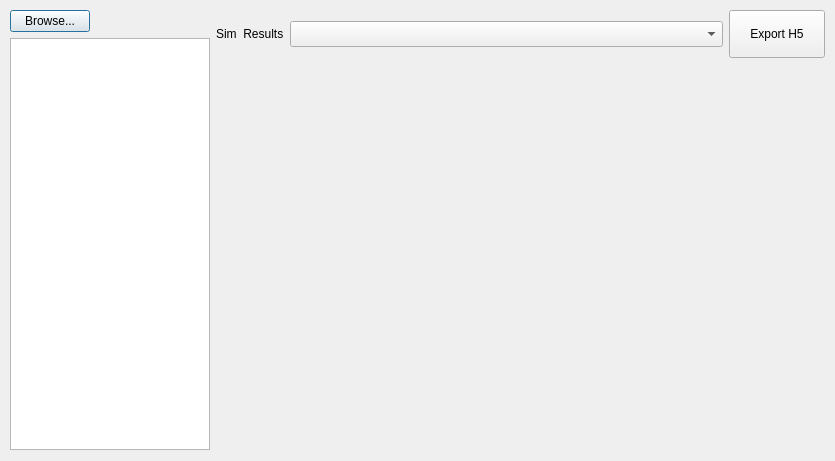
<?xml version="1.0" encoding="UTF-8"?>
<ui version="4.0">
 <class>Dialog</class>
 <widget class="QDialog" name="Dialog">
  <property name="windowModality">
   <enum>Qt::NonModal</enum>
  </property>
  <property name="geometry">
   <rect>
    <x>0</x>
    <y>0</y>
    <width>835</width>
    <height>461</height>
   </rect>
  </property>
  <property name="windowTitle">
   <string>Dialog</string>
  </property>
  <widget class="QWidget" name="layoutWidget">
   <property name="geometry">
    <rect>
     <x>10</x>
     <y>10</y>
     <width>815</width>
     <height>440</height>
    </rect>
   </property>
   <layout class="QGridLayout" name="gridLayout">
    <item row="0" column="0" rowspan="2">
     <layout class="QVBoxLayout" name="verticalLayout">
      <item>
       <widget class="QPushButton" name="btnBrowseMeasurements">
        <property name="sizePolicy">
         <sizepolicy hsizetype="Fixed" vsizetype="Fixed">
          <horstretch>0</horstretch>
          <verstretch>0</verstretch>
         </sizepolicy>
        </property>
        <property name="text">
         <string>Browse...</string>
        </property>
       </widget>
      </item>
      <item>
       <widget class="QTreeWidget" name="twVariable">
        <property name="enabled">
         <bool>true</bool>
        </property>
        <property name="sizePolicy">
         <sizepolicy hsizetype="Fixed" vsizetype="Minimum">
          <horstretch>0</horstretch>
          <verstretch>0</verstretch>
         </sizepolicy>
        </property>
        <property name="minimumSize">
         <size>
          <width>200</width>
          <height>380</height>
         </size>
        </property>
        <property name="maximumSize">
         <size>
          <width>200</width>
          <height>16777215</height>
         </size>
        </property>
        <property name="baseSize">
         <size>
          <width>160</width>
          <height>460</height>
         </size>
        </property>
        <property name="font">
         <font>
          <family>Gill Sans</family>
          <pointsize>12</pointsize>
         </font>
        </property>
        <property name="frameShadow">
         <enum>QFrame::Raised</enum>
        </property>
        <property name="selectionMode">
         <enum>QAbstractItemView::SingleSelection</enum>
        </property>
        <property name="indentation">
         <number>10</number>
        </property>
        <property name="sortingEnabled">
         <bool>true</bool>
        </property>
        <property name="wordWrap">
         <bool>false</bool>
        </property>
        <property name="columnCount">
         <number>1</number>
        </property>
        <attribute name="headerVisible">
         <bool>false</bool>
        </attribute>
        <column>
         <property name="text">
          <string notr="true">1</string>
         </property>
        </column>
       </widget>
      </item>
     </layout>
    </item>
    <item row="0" column="1">
     <layout class="QHBoxLayout" name="horizontalLayout">
      <item>
       <widget class="QLabel" name="label_2">
        <property name="sizePolicy">
         <sizepolicy hsizetype="Fixed" vsizetype="Preferred">
          <horstretch>0</horstretch>
          <verstretch>0</verstretch>
         </sizepolicy>
        </property>
        <property name="layoutDirection">
         <enum>Qt::RightToLeft</enum>
        </property>
        <property name="text">
         <string>Sim  Results</string>
        </property>
       </widget>
      </item>
      <item>
       <widget class="QComboBox" name="cbxOutputs">
        <property name="sizePolicy">
         <sizepolicy hsizetype="Minimum" vsizetype="Fixed">
          <horstretch>0</horstretch>
          <verstretch>0</verstretch>
         </sizepolicy>
        </property>
        <property name="minimumSize">
         <size>
          <width>400</width>
          <height>26</height>
         </size>
        </property>
       </widget>
      </item>
      <item>
       <widget class="QPushButton" name="btnSaveSignals">
        <property name="sizePolicy">
         <sizepolicy hsizetype="Maximum" vsizetype="Maximum">
          <horstretch>0</horstretch>
          <verstretch>0</verstretch>
         </sizepolicy>
        </property>
        <property name="minimumSize">
         <size>
          <width>32</width>
          <height>32</height>
         </size>
        </property>
        <property name="maximumSize">
         <size>
          <width>96</width>
          <height>48</height>
         </size>
        </property>
        <property name="text">
         <string>Export H5</string>
        </property>
        <property name="icon">
         <iconset>
          <normaloff>img/1495484755_Log Out.ico</normaloff>img/1495484755_Log Out.ico</iconset>
        </property>
        <property name="iconSize">
         <size>
          <width>32</width>
          <height>32</height>
         </size>
        </property>
       </widget>
      </item>
     </layout>
    </item>
    <item row="1" column="1">
     <widget class="QWidget" name="centralWidget" native="true">
      <property name="sizePolicy">
       <sizepolicy hsizetype="Minimum" vsizetype="Minimum">
        <horstretch>1</horstretch>
        <verstretch>0</verstretch>
       </sizepolicy>
      </property>
      <property name="minimumSize">
       <size>
        <width>520</width>
        <height>380</height>
       </size>
      </property>
     </widget>
    </item>
   </layout>
  </widget>
 </widget>
 <resources/>
 <connections/>
</ui>
